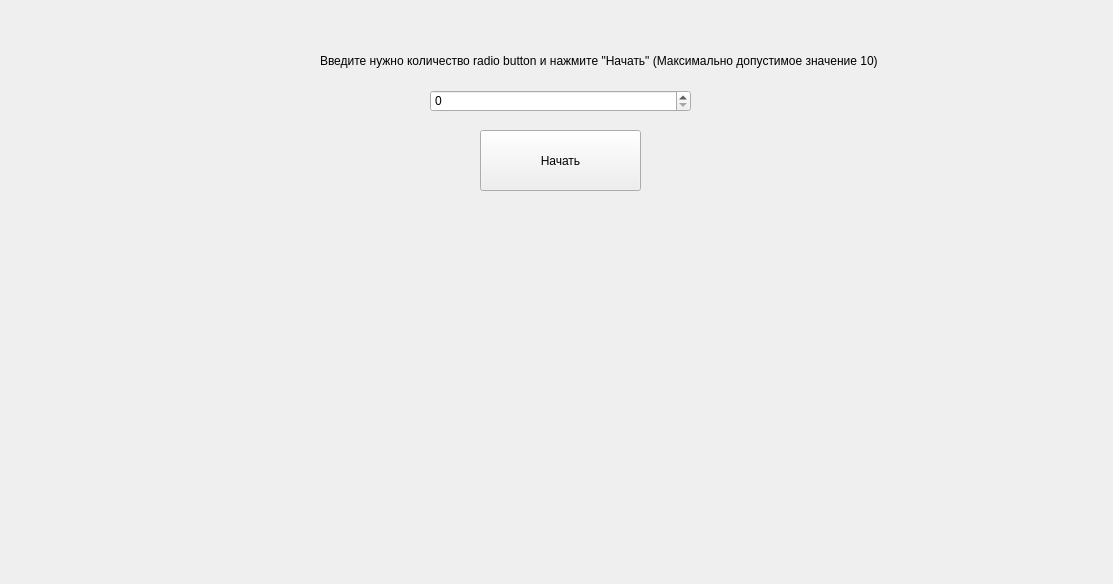
<?xml version="1.0" encoding="UTF-8"?>
<ui version="4.0">
 <class>MainWindow</class>
 <widget class="QMainWindow" name="MainWindow">
  <property name="geometry">
   <rect>
    <x>0</x>
    <y>0</y>
    <width>1113</width>
    <height>584</height>
   </rect>
  </property>
  <property name="windowTitle">
   <string>MainWindow</string>
  </property>
  <widget class="QWidget" name="centralwidget">
   <widget class="QLabel" name="label">
    <property name="geometry">
     <rect>
      <x>320</x>
      <y>40</y>
      <width>601</width>
      <height>41</height>
     </rect>
    </property>
    <property name="text">
     <string>Введите нужно количество radio button и нажмите &quot;Начать&quot; (Максимально допустимое значение 10)</string>
    </property>
   </widget>
   <widget class="QSpinBox" name="spinBox">
    <property name="geometry">
     <rect>
      <x>430</x>
      <y>90</y>
      <width>261</width>
      <height>22</height>
     </rect>
    </property>
    <property name="minimum">
     <number>0</number>
    </property>
    <property name="maximum">
     <number>10</number>
    </property>
    <property name="singleStep">
     <number>1</number>
    </property>
    <property name="value">
     <number>0</number>
    </property>
   </widget>
   <widget class="QPushButton" name="pushButton">
    <property name="geometry">
     <rect>
      <x>480</x>
      <y>130</y>
      <width>161</width>
      <height>61</height>
     </rect>
    </property>
    <property name="text">
     <string>Начать</string>
    </property>
   </widget>
  </widget>
 </widget>
 <resources/>
 <connections/>
</ui>
